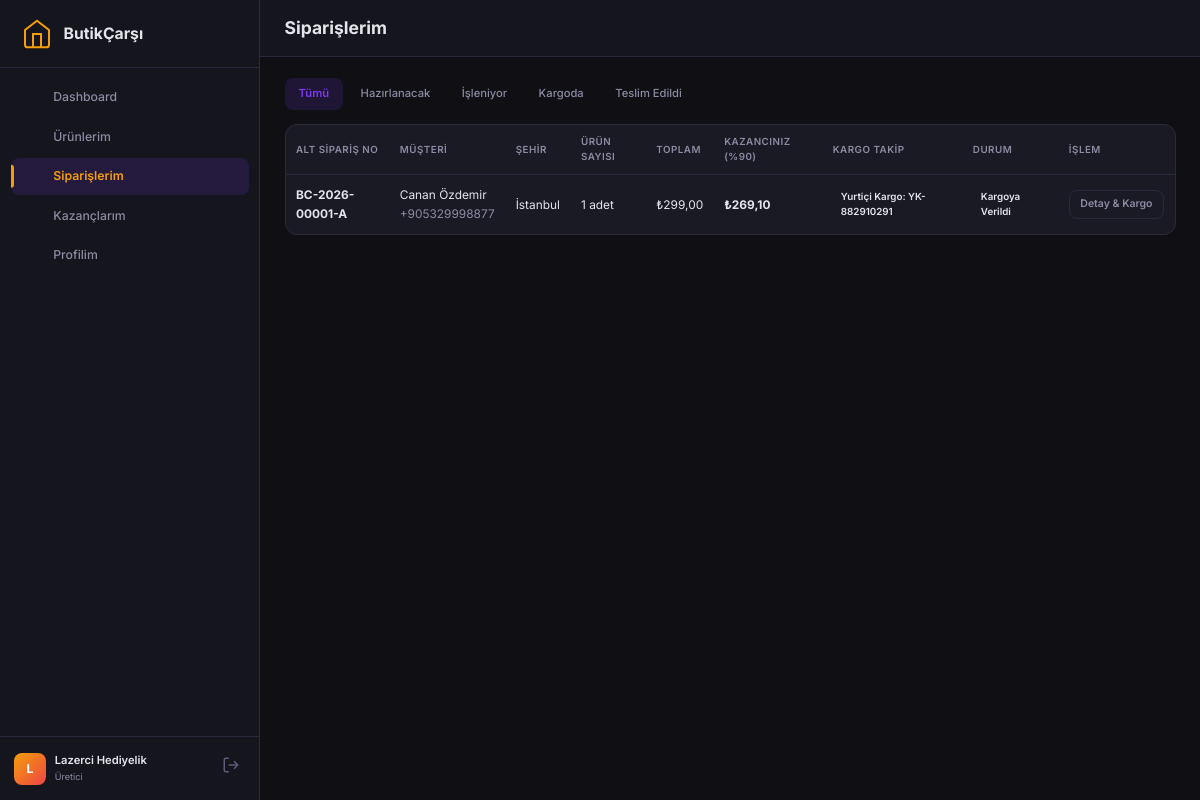
The app's page /panel/producer/orders.php (signed in) with its own data.
### tables this page shows
CREATE TABLE IF NOT EXISTS order_sub_orders (
    id INT AUTO_INCREMENT PRIMARY KEY,
    order_id INT NOT NULL,
    producer_id INT NOT NULL,
    sub_order_number VARCHAR(50) NOT NULL,
    subtotal DECIMAL(10,2) NOT NULL,
    shipping_cost DECIMAL(10,2) DEFAULT 0,
    commission_amount DECIMAL(10,2) NOT NULL,
    producer_earning DECIMAL(10,2) NOT NULL,
    shipping_provider VARCHAR(100),
    tracking_number VARCHAR(100),
    shipped_at TIMESTAMP NULL,
    delivered_at TIMESTAMP NULL,
    status ENUM('pending','processing','shipped','delivered','cancelled','refunded') DEFAULT 'pending',
    payout_status ENUM('held','released','paid','disputed') DEFAULT 'held',
    payout_released_at TIMESTAMP NULL,
    payout_paid_at TIMESTAMP NULL,
    producer_notified_at TIMESTAMP NULL,
    customer_notified_at TIMESTAMP NULL,
    created_at TIMESTAMP DEFAULT CURRENT_TIMESTAMP,
    updated_at TIMESTAMP DEFAULT CURRENT_TIMESTAMP ON UPDATE CURRENT_TIMESTAMP,
    FOREIGN KEY (order_id) REFERENCES orders(id) ON DELETE CASCADE,
    FOREIGN KEY (producer_id) REFERENCES producers(id) ON DELETE CASCADE,
    UNIQUE KEY uq_sub_order (order_id, producer_id),
    INDEX idx_suborder_producer (producer_id),
    INDEX idx_suborder_payout (payout_status)
);

CREATE TABLE IF NOT EXISTS orders (
    id INT AUTO_INCREMENT PRIMARY KEY,
    order_number VARCHAR(50) NOT NULL UNIQUE,
    customer_name VARCHAR(255) NOT NULL,
    customer_email VARCHAR(255) NOT NULL,
    customer_phone VARCHAR(50),
    customer_note TEXT,
    shipping_address TEXT NOT NULL,
    shipping_city VARCHAR(100),
    shipping_district VARCHAR(100),
    shipping_zip VARCHAR(20),
    billing_address TEXT,
    subtotal DECIMAL(10,2) NOT NULL,
    shipping_total DECIMAL(10,2) DEFAULT 0,
    commission_total DECIMAL(10,2) DEFAULT 0,
    discount_total DECIMAL(10,2) DEFAULT 0,
    grand_total DECIMAL(10,2) NOT NULL,
    currency VARCHAR(3) DEFAULT 'TRY',
    iyzico_payment_id VARCHAR(100),
    iyzico_conversation_id VARCHAR(100),
    iyzico_fraud_status VARCHAR(50),
    iyzico_token VARCHAR(255),
    status ENUM('pending','paid','processing','partially_shipped','shipped','delivered','cancelled','refunded') DEFAULT 'pending',
    payment_status ENUM('pending','paid','failed','refunded','held') DEFAULT 'pending',
    ip_address VARCHAR(45),
    created_at TIMESTAMP DEFAULT CURRENT_TIMESTAMP,
    updated_at TIMESTAMP DEFAULT CURRENT_TIMESTAMP ON UPDATE CURRENT_TIMESTAMP,
    INDEX idx_order_status (status),
    INDEX idx_order_payment (payment_status),
    INDEX idx_order_date (created_at)
);

### panel/core/Auth.php (called while the page is built, shortened)
<?php
class Auth {
    public static function producerId(): int {
        return $_SESSION['producer_id'] ?? 0;
    }
}

### panel/core/Database.php (called while the page is built, shortened)
<?php
class Database {
    private static ?PDO $pdo = null;
    public static function connect(): PDO {
        if (self::$pdo !== null) {
            return self::$pdo;
        }
        $connection = Config::get('DB_CONNECTION', 'auto');
        $host       = Config::get('DB_HOST', 'localhost');
        $db         = Config::get('DB_NAME', 'butikcarsi_db');
        $user       = Config::get('DB_USER', 'root');
        $pass       = Config::get('DB_PASS', '');
        $port       = Config::get('DB_PORT', '3306');
        $options = [
            PDO::ATTR_ERRMODE            => PDO::ERRMODE_EXCEPTION,
            PDO::ATTR_DEFAULT_FETCH_MODE => PDO::FETCH_ASSOC,
            PDO::ATTR_EMULATE_PREPARES   => false,
        ];
        if ($connection === 'mysql' || $connection === 'auto') {
            try {
                $dsn = "mysql:host={$host};port={$port};dbname={$db};charset=utf8mb4";
                self::$pdo = new PDO($dsn, $user, $pass, $options);
                return self::$pdo;
            } catch (PDOException $e) {
                if ($e->getCode() == 1049 || strpos($e->getMessage(), 'Unknown database') !== false) {
                    try {
                        $rawPdo = new PDO("mysql:host={$host};port={$port};charset=utf8mb4", $user, $pass, $options);
                        $rawPdo->exec("CREATE DATABASE IF NOT EXISTS `{$db}` CHARACTER SET utf8mb4 COLLATE utf8mb4_unicode_ci");
                        self::$pdo = new PDO("mysql:host={$host};port={$port};dbname={$db};charset=utf8mb4", $user, $pass, $options);
                        self::$driver = 'mysql';
                        self::initializeSchema(self::$pdo, 'mysql');
                        return self::$pdo;
                    } catch (Exception $ex) {
                    }
                }
                if ($connection === 'mysql') {
                    throw new Exception("MySQL Bağlantı Hatası ({$host}/{$db}): " . $e->getMessage());
                }
            }
        }
    }
    public static function queryAll(string $sql, array $params = []): array {
        $stmt = self::connect()->prepare($sql);
        $stmt->execute($params);
        return $stmt->fetchAll();
    }
}

### panel/producer/orders.php (the view, shortened to what this page needs)
<?php
require_once __DIR__ . '/includes/header.php';
require_once __DIR__ . '/includes/sidebar.php';
$pid = Auth::producerId();
$filterStatus = $_GET['status'] ?? 'all';
$where = ["so.producer_id = ?"];
$params = [$pid];
$whereSql = implode(' AND ', $where);
$orders = Database::queryAll("
    SELECT so.*, o.order_number, o.customer_name, o.customer_phone, o.customer_email, o.shipping_city, o.created_at as main_order_date,
           (SELECT COUNT(*) FROM order_items WHERE sub_order_id = so.id) as item_count
    FROM order_sub_orders so
    JOIN orders o ON so.order_id = o.id
    WHERE $whereSql
    ORDER BY so.id DESC
", $params);
?>
<main class="admin-main">
    <div class="admin-topbar">
        <h2 class="page-title">Siparişlerim</h2>
    </div>
    <div class="admin-content">
        <div class="filter-bar">
            <div class="filter-tabs">
                <a href="?status=all" class="filter-tab <?= $filterStatus === 'all' ? 'active' : '' ?>">Tümü</a>
                <a href="?status=pending" class="filter-tab <?= $filterStatus === 'pending' ? 'active' : '' ?>">Hazırlanacak</a>
                <a href="?status=processing" class="filter-tab <?= $filterStatus === 'processing' ? 'active' : '' ?>">İşleniyor</a>
                <a href="?status=shipped" class="filter-tab <?= $filterStatus === 'shipped' ? 'active' : '' ?>">Kargoda</a>
                <a href="?status=delivered" class="filter-tab <?= $filterStatus === 'delivered' ? 'active' : '' ?>">Teslim Edildi</a>
            </div>
        </div>
        <div class="card table-card">
            <div class="table-responsive">
                <table class="data-table">
                    <thead>
                        <tr>
                            <th>Alt Sipariş No</th>
                            <th>Müşteri</th>
                            <th>Şehir</th>
                            <th>Ürün Sayısı</th>
                            <th>Toplam</th>
                            <th>Kazancınız (%90)</th>
                            <th>Kargo Takip</th>
                            <th>Durum</th>
                            <th>İşlem</th>
                        </tr>
                    </thead>
                    <tbody>
                        <?php if (empty($orders)): ?>
                            <tr><td colspan="9" class="empty-state">Henüz bir sipariş bulunmuyor.</td></tr>
                        <?php else: ?>
                            <?php foreach ($orders as $o): ?>
                                <tr>
                                    <td><strong><?= htmlspecialchars($o['sub_order_number']) ?></strong></td>
                                    <td>
                                        <div><?= htmlspecialchars($o['customer_name']) ?></div>
                                        <div class="text-muted small"><?= htmlspecialchars($o['customer_phone'] ?? '') ?></div>
                                    </td>
                                    <td><?= htmlspecialchars($o['shipping_city'] ?? '—') ?></td>
                                    <td><?= $o['item_count'] ?> adet</td>
                                    <td>₺<?= number_format($o['subtotal'], 2, ',', '.') ?></td>
                                    <td><strong class="text-success">₺<?= number_format($o['producer_earning'], 2, ',', '.') ?></strong></td>
                                    <td>
                                        <?php if ($o['tracking_number']): ?>
                                            <span class="badge badge-info"><?= htmlspecialchars($o['shipping_provider']) ?>: <?= htmlspecialchars($o['tracking_number']) ?></span>
                                        <?php else: ?>
                                            <span class="badge badge-warning">Kargo Girilmedi</span>
                                        <?php endif; ?>
                                    </td>
                                    <td>
                                        <?php
                                        $map = [
                                            'pending' => ['warning', 'Bekliyor'],
                                            'processing' => ['info', 'Hazırlanıyor'],
                                            'shipped' => ['primary', 'Kargoya Verildi'],
                                            'delivered' => ['success', 'Teslim Edildi'],
                                            'cancelled' => ['danger', 'İptal']
                                        ];
                                        $st = $map[$o['status']] ?? ['secondary', $o['status']];
                                        ?>
                                        <span class="badge badge-<?= $st[0] ?>"><?= $st[1] ?></span>
                                    </td>
                                    <td>
                                        <a href="order-detail.php?id=<?= $o['id'] ?>" class="btn btn-sm btn-outline">Detay & Kargo</a>
                                    </td>
                                </tr>
                            <?php endforeach; ?>
                        <?php endif; ?>
                    </tbody>
                </table>
            </div>
        </div>
    </div>
</main>
<?php require_once __DIR__ . '/includes/footer.php'; ?>

### panel/admin/assets/css/admin.css (style rules this page uses)
* { margin: 0; padding: 0; box-sizing: border-box; }
html { font-size: 14px; }
body { font-family: var(--font); background: var(--bg-body); color: var(--text); line-height: 1.6; }
.admin-main { flex: 1; margin-left: var(--sidebar-width); min-height: 100vh; }
.admin-topbar { display: flex; align-items: center; gap: 1rem; padding: 1rem 1.75rem; border-bottom: 1px solid var(--border); background: var(--bg-sidebar); position: sticky; top: 0; z-index: 50; }
.page-title { font-size: 1.25rem; font-weight: 700; }
.admin-content { padding: 1.5rem 1.75rem; }
.card { background: var(--bg-card); border: 1px solid var(--border); border-radius: var(--radius); overflow: hidden; }
.filter-bar { display: flex; align-items: center; justify-content: space-between; margin-bottom: 1rem; gap: 1rem; flex-wrap: wrap; }
.filter-tabs { display: flex; gap: 0.25rem; flex-wrap: wrap; }
.filter-tab { padding: 0.5rem 1rem; border-radius: var(--radius-sm); color: var(--text-muted); text-decoration: none; font-size: 0.8rem; font-weight: 500; transition: var(--transition); display: inline-flex; align-items: center; gap: 0.5rem; }
.filter-tab.active { background: var(--primary-light); color: var(--primary); font-weight: 600; }
.data-table { width: 100%; border-collapse: collapse; }
.data-table th { text-align: left; padding: 0.625rem 0.75rem; font-size: 0.7rem; font-weight: 600; text-transform: uppercase; letter-spacing: 0.05em; color: var(--text-muted); border-bottom: 1px solid var(--border); }
.data-table td { padding: 0.75rem; border-bottom: 1px solid rgba(42,42,61,0.5); font-size: 0.85rem; vertical-align: middle; }
.data-table tbody tr { transition: var(--transition); }
.data-table tbody tr:last-child td { border-bottom: none; }
.badge { display: inline-flex; align-items: center; padding: 3px 8px; border-radius: 6px; font-size: 0.7rem; font-weight: 600; }
.btn { display: inline-flex; align-items: center; justify-content: center; gap: 0.5rem; padding: 0.5rem 1rem; border-radius: var(--radius-sm); font-size: 0.8rem; font-weight: 600; text-decoration: none; border: none; cursor: pointer; transition: var(--transition); white-space: nowrap; }
.btn-outline { background: transparent; border: 1px solid var(--border); color: var(--text-muted); }
.btn-sm { padding: 0.375rem 0.75rem; font-size: 0.75rem; }
.text-muted { color: var(--text-muted); }

### records on screen
order_sub_orders: sub_order_number "BC-2026-00001-A", order.customer_name "Canan Özdemir", order.customer_phone "+905329998877", order.shipping_city "İstanbul", item_count "1", subtotal "299,00", producer_earning "269,10", shipping_provider "Yurtiçi Kargo", tracking_number "YK-882910291", status "Kargoya Verildi"

### other values on screen
$item['label'] "Dashboard"
$item['label'] "Ürünlerim"
$item['label'] "Siparişlerim"
$item['label'] "Kazançlarım"
$item['label'] "Profilim"
mb_substr($producerBrand, 0, 1) "L"
$producerBrand "Lazerci Hediyelik"
